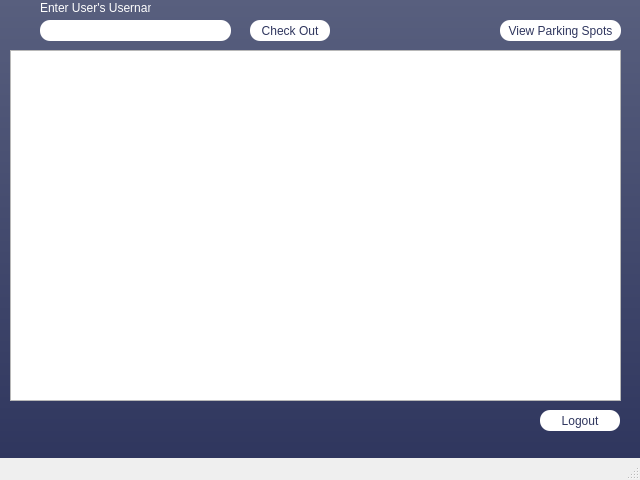
<?xml version="1.0" encoding="UTF-8"?>
<ui version="4.0">
 <class>AdminWindow</class>
 <widget class="QMainWindow" name="AdminWindow">
  <property name="geometry">
   <rect>
    <x>0</x>
    <y>0</y>
    <width>640</width>
    <height>480</height>
   </rect>
  </property>
  <property name="windowTitle">
   <string>MainWindow</string>
  </property>
  <property name="styleSheet">
   <string notr="true">#centralwidget{
       background: qlineargradient(spread:pad, x1:1, y1:1, x2:1, y2:0, stop:0 rgba(47, 54, 94, 255), stop:1 rgba(88, 95, 126, 255));
   }
 #pushButton{
        background: #1059ff;
        color: #eeeeee;
        border-radius: 10px;
    }
#pushButton_2{
background: white;
border-radius: 10px;
color: #2f365e;
width: 100%;
}

QDialog{
	background: qlineargradient(spread:pad, x1:0.516, y1:1, x2:0.477528, y2:0, stop:0 rgba(47, 54, 94, 255), stop:1 rgba(88, 95, 126, 255));

}

QMessageBox QLabel {
    color: white;
}

#pushButton_back{
background: white;
border-radius: 10px;
color: #2f365e;
width: 100%;
}
#pushButton_view{
background: white;
border-radius: 10px;
color: #2f365e;
width: 100%;
}
#linEdit{
border-radius: 10px;
}</string>
  </property>
  <widget class="QWidget" name="centralwidget">
   <widget class="QPushButton" name="pushButton">
    <property name="geometry">
     <rect>
      <x>-140</x>
      <y>230</y>
      <width>80</width>
      <height>21</height>
     </rect>
    </property>
    <property name="text">
     <string>PushButton</string>
    </property>
   </widget>
   <widget class="QPushButton" name="pushButton_2">
    <property name="geometry">
     <rect>
      <x>250</x>
      <y>20</y>
      <width>80</width>
      <height>21</height>
     </rect>
    </property>
    <property name="text">
     <string>Check Out</string>
    </property>
   </widget>
   <widget class="QLineEdit" name="lineEdit">
    <property name="geometry">
     <rect>
      <x>40</x>
      <y>20</y>
      <width>191</width>
      <height>21</height>
     </rect>
    </property>
    <property name="styleSheet">
     <string notr="true">color: #2f365e;
border-radius: 10px;</string>
    </property>
   </widget>
   <widget class="QLabel" name="label">
    <property name="geometry">
     <rect>
      <x>40</x>
      <y>0</y>
      <width>111</width>
      <height>16</height>
     </rect>
    </property>
    <property name="styleSheet">
     <string notr="true">color: white</string>
    </property>
    <property name="text">
     <string>Enter User's Username</string>
    </property>
   </widget>
   <widget class="QTableView" name="tableView">
    <property name="geometry">
     <rect>
      <x>10</x>
      <y>50</y>
      <width>611</width>
      <height>351</height>
     </rect>
    </property>
    <property name="minimumSize">
     <size>
      <width>611</width>
      <height>351</height>
     </size>
    </property>
    <property name="maximumSize">
     <size>
      <width>611</width>
      <height>16777215</height>
     </size>
    </property>
   </widget>
   <widget class="QPushButton" name="pushButton_view">
    <property name="geometry">
     <rect>
      <x>500</x>
      <y>20</y>
      <width>121</width>
      <height>21</height>
     </rect>
    </property>
    <property name="text">
     <string>View Parking Spots</string>
    </property>
   </widget>
   <widget class="QPushButton" name="pushButton_back">
    <property name="geometry">
     <rect>
      <x>540</x>
      <y>410</y>
      <width>80</width>
      <height>21</height>
     </rect>
    </property>
    <property name="text">
     <string>Logout</string>
    </property>
   </widget>
  </widget>
  <widget class="QMenuBar" name="menubar">
   <property name="geometry">
    <rect>
     <x>0</x>
     <y>0</y>
     <width>640</width>
     <height>21</height>
    </rect>
   </property>
  </widget>
  <widget class="QStatusBar" name="statusbar"/>
 </widget>
 <resources/>
 <connections>
  <connection>
   <sender>lineEdit</sender>
   <signal>returnPressed()</signal>
   <receiver>pushButton_2</receiver>
   <slot>click()</slot>
   <hints>
    <hint type="sourcelabel">
     <x>279</x>
     <y>79</y>
    </hint>
    <hint type="destinationlabel">
     <x>353</x>
     <y>80</y>
    </hint>
   </hints>
  </connection>
 </connections>
</ui>
